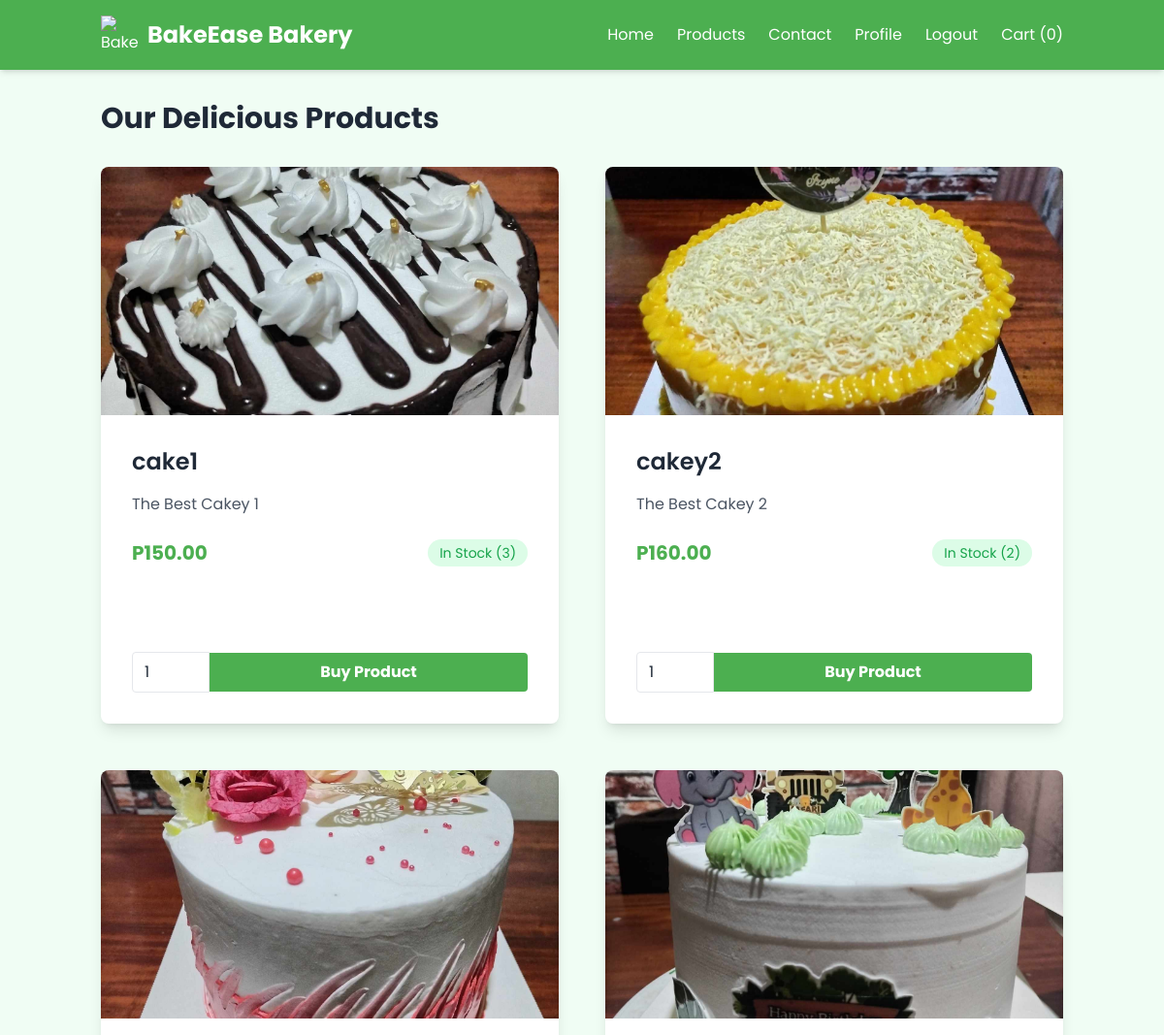
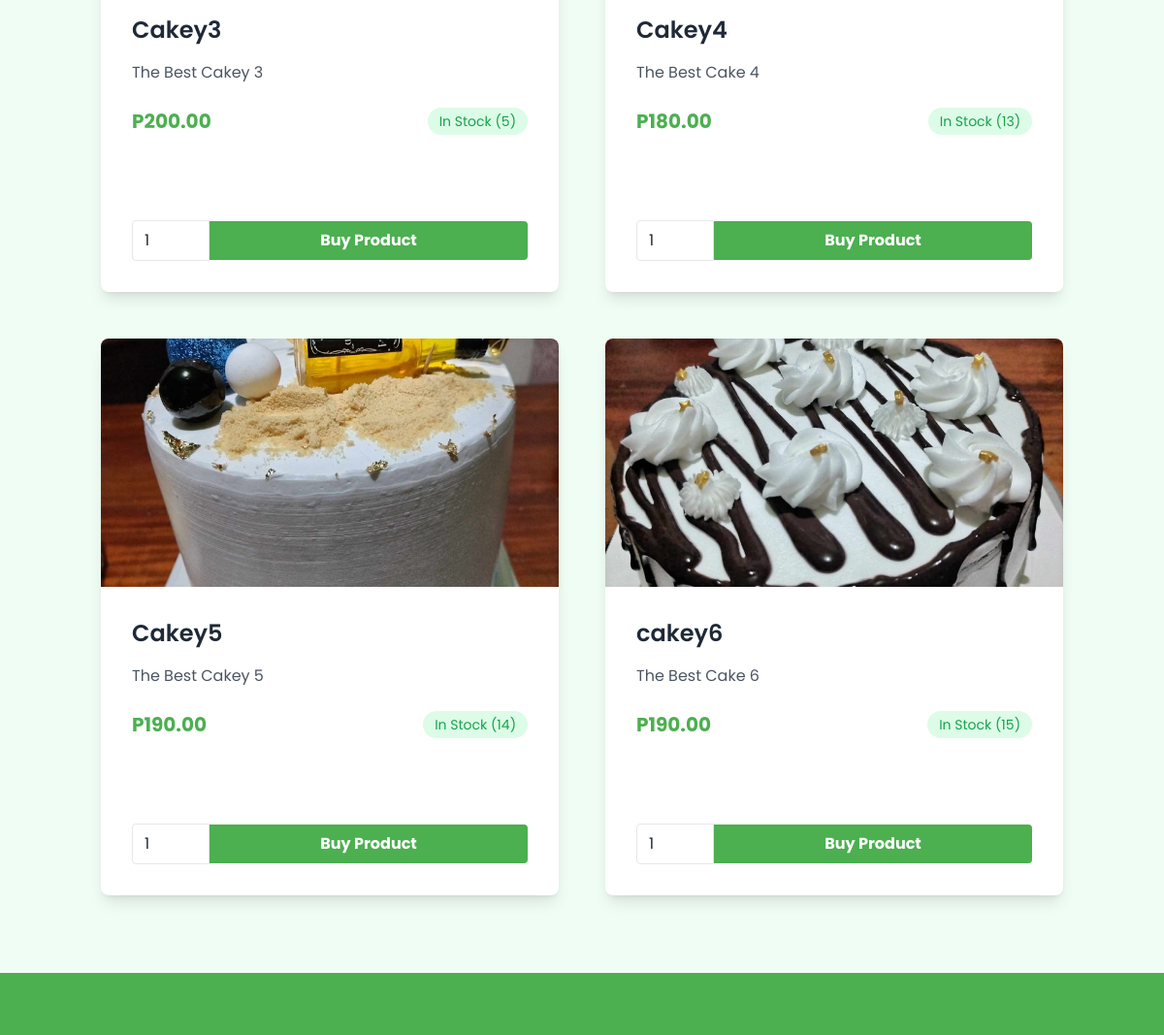
/views/user/products.php (signed in), run on the app's committed database (2 pictures, top to bottom).
### tables this page shows
CREATE TABLE `products` (
  `id` int(11) NOT NULL,
  `name` varchar(255) NOT NULL,
  `description` text NOT NULL,
  `price` decimal(10,2) NOT NULL,
  `image` varchar(255) NOT NULL,
  `category_id` int(11) DEFAULT NULL,
  `featured` tinyint(1) DEFAULT 0,
  `quantity` int(11) DEFAULT 0
);

### Classes/Database.php (called while the page is built, shortened)
<?php
class Database {
    private $servername = "localhost";
    private $username = "root";
    private $password = "";
    private $dbname = "bakery_oop";
    public function __construct() {
        $this->conn = new mysqli($this->servername, $this->username, $this->password, $this->dbname);
    }
}
?>

### Classes/Product.php (called while the page is built, shortened)
<?php
require_once "Database.php";
class Product extends Database {
    public function getProducts() {
        $sql = "SELECT * FROM products";
        $result = $this->conn->query($sql);
        return ($result->num_rows > 0) ? $result->fetch_all(MYSQLI_ASSOC) : [];
    }
}
?>

### views/user/products.php (the view, shortened to what this page needs)
<?php
include '../../classes/Product.php';
$productObj = new Product();
$products = $productObj->getProducts();
$imageBaseUrl = 'http://localhost/bakery_oop/assets/images/';
?>
<!DOCTYPE html>
<html lang="en">
<head>
    <script src="https://cdn.tailwindcss.com"></script>
</head>
<body class="bg-green-50 text-gray-800 font-sans h-screen flex flex-col">
<header class="bg-primary text-white shadow-md sticky top-0 z-50">
        <div class="container mx-auto px-4 py-4 flex justify-between items-center">
            <div class="logo flex items-center">
                <img src="https://img.icons8.com/color/48/000000/birthday-cake.png" alt="BakeEase Logo" class="w-10 h-10 mr-2">
                <h1 class="text-2xl font-bold">BakeEase Bakery</h1>
            </div>
            <nav>
                <ul class="flex space-x-6">
                    <li><a href="index.php" class="hover:text-accent transition-colors">Home</a></li>
                    <li><a href="products.php" class="hover:text-accent transition-colors">Products</a></li>
                    <li><a href="contact.php" class="hover:text-accent transition-colors">Contact</a></li>
                    <?php if (isset($_SESSION['user_id'])): ?>
                        <li><a href="profile.php" class="hover:text-accent transition-colors">Profile</a></li>
                        <li><a href="../../actions/actions.logout.php" class="hover:text-accent transition-colors">Logout</a></li>
                    <?php else: ?>
                        <li><a href="../login.php" class="hover:text-accent transition-colors">Login</a></li>
                        <li><a href="register.php" class="hover:text-accent transition-colors">Register</a></li>
                    <?php endif; ?>
                    <li>
                        <a href="cart.php" class="relative hover:text-accent transition-colors">
                            Cart (<span class="cart-count"><?= isset($_SESSION['cart']) ? count($_SESSION['cart']) : 0 ?></span>)
                        </a>
                    </li>
                </ul>
            </nav>
        </div>
    </header>
    <main class="container mx-auto px-4 py-8 flex-grow">
        <section class="product-gallery">
            <div class="flex justify-between items-center mb-8">
                <h2 class="text-3xl font-bold text-center">Our Delicious Products</h2>
            </div>
            <div class="grid grid-cols-1 md:grid-cols-2 lg:grid-cols-2 xl:grid-cols-3 gap-12">
                <?php
                if (!empty($products)) {
                    foreach ($products as $product) {
                        ?>
                        <div class='bg-white rounded-lg shadow-lg overflow-hidden transform hover:scale-105 transition-transform duration-300'>
                            <a href="product_details.php?id=<?= $product['id'] ?>" class="block"  onclick="updateNavigationStack(this.href); return true;">
                                <img src="<?= $imageBaseUrl . $product['image'] ?>" alt="<?= $product['name'] ?>" class="w-full h-64 object-cover">
                                <div class="p-8">
                                    <h3 class="text-2xl font-semibold mb-4"><?= $product['name'] ?></h3>
                                    <p class="text-gray-600 mb-6"><?= $product['description'] ?></p>
                                    <div class="flex justify-between items-center mb-6">
                                        <p class="text-primary font-bold text-xl">P<?= $product['price'] ?></p>
                                        <p class="text-sm">
                                            <?php if ($product['quantity'] > 0): ?>
                                                <span class="text-green-600 bg-green-100 px-3 py-1 rounded-full">In Stock (<?= $product['quantity'] ?>)</span>
                                            <?php else: ?>
                                                <span class="text-red-600 bg-red-100 px-3 py-1 rounded-full">Out of Stock</span>
                                            <?php endif; ?>
                                        </p>
                                    </div>
                                </div>
                            </a>
                            <div class="p-8">
                            <?php if ($product['quantity'] > 0): ?>
                                <div class="flex items-center">
                                    <input type='number' name='quantity' value='1' min='1' max='<?= $product['quantity'] ?>'
                                           class="w-20 px-3 py-2 border rounded-l focus:outline-none focus:ring-2 focus:ring-primary"
                                           id="quantity-<?= $product['id'] ?>"
                                           onchange="validateQuantity(<?= $product['id'] ?>, <?= $product['quantity'] ?>)">
                                    <button type='button' onclick="addToCart(<?= $product['id'] ?>)" class='flex-grow bg-primary text-white font-bold py-2 px-4 rounded-r hover:bg-green-600 transition-colors focus:outline-none focus:ring-2 focus:ring-primary'>
                                        Buy Product
                                    </button>
                                </div>
                            <?php else: ?>
                                <p class="text-red-600 font-bold text-center">Out of Stock</p>
                            <?php endif; ?>
                            </div>
                        </div>
                        <?php
                    }
                } else {
                    echo "<p class='text-center text-gray-600 text-xl'>No products available at the moment. Check back soon!</p>";
                }
                ?>
            </div>
        </section>
    </main>
    <footer class="bg-primary text-white mt-12 py-8">
    </footer>
</body>
</html>

### data on the page
products: image (picture), name "cake1", description "The Best Cakey 1", price "150.00", quantity "3"
products: image (picture), name "cakey2", description "The Best Cakey 2", price "160.00", quantity "2"
products: image (picture), name "Cakey3", description "The Best Cakey 3", price "200.00", quantity "5"
products: image (picture), name "Cakey4", description "The Best Cake 4", price "180.00", quantity "13"
products: image (picture), name "Cakey5", description "The Best Cakey 5", price "190.00", quantity "14"
products: image+name (picture), name "cakey6", description "The Best Cake 6", price "190.00", quantity "15"

### other printed values
count($_SESSION['cart']) "0"
